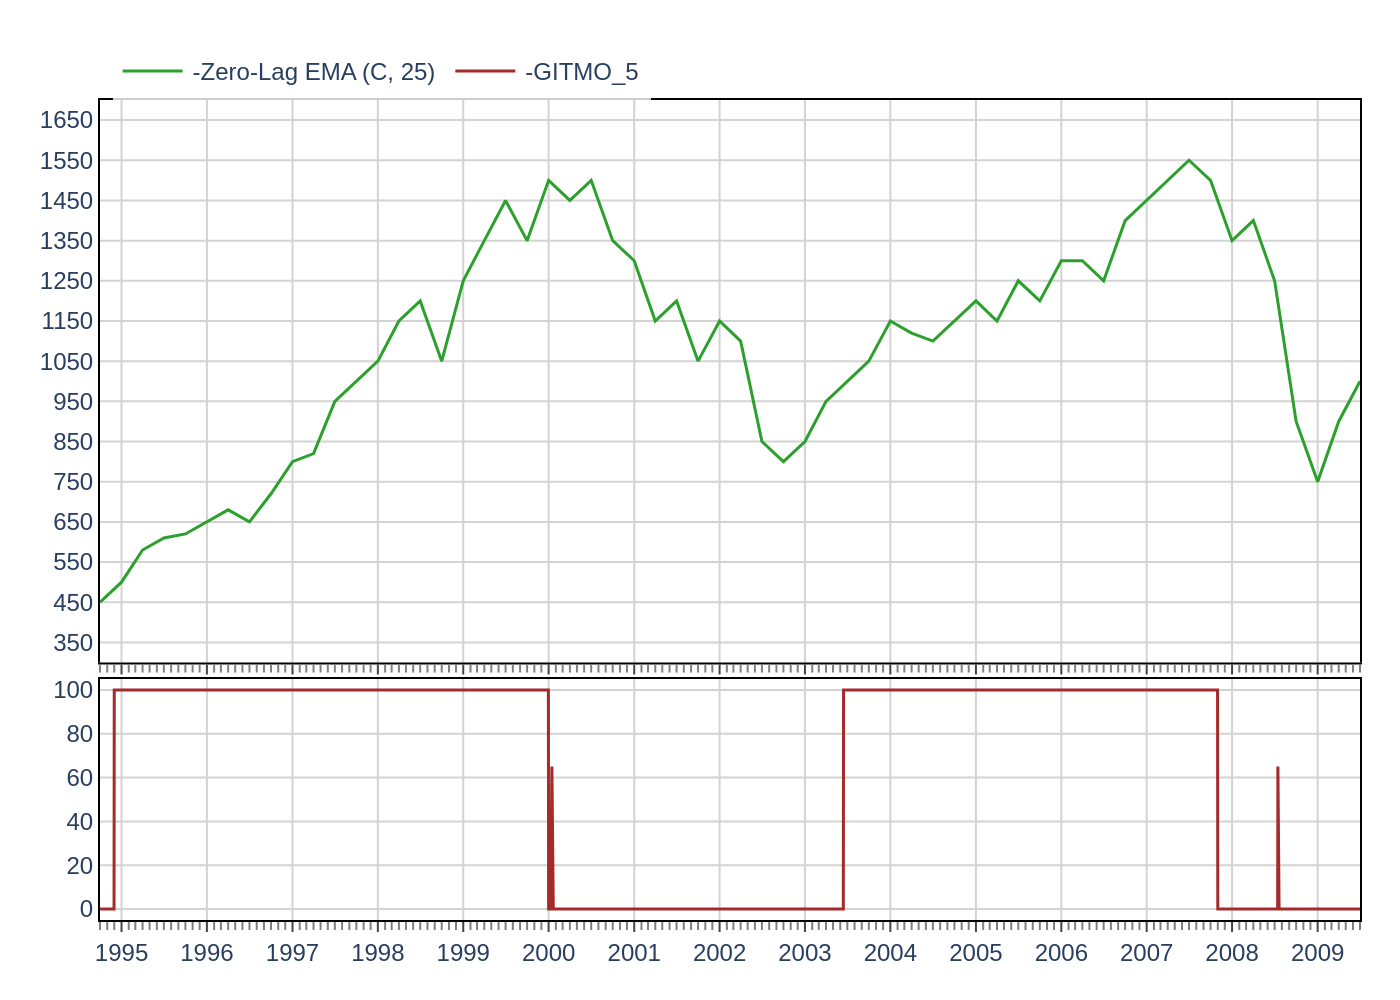

This chart was generated by the following Python code:
import sys
import json
import pathlib
import plotly.graph_objects as go
from plotly.subplots import make_subplots

# Check if the JSON file path is provided as a command-line argument
if len(sys.argv) != 2:
    print("Usage: python create_chart.py <path_to_json_file>")
    sys.exit(1)

# Get the JSON file path from the command-line arguments
json_path = sys.argv[1]

# Read the JSON file
try:
    with open(json_path, 'r', encoding='utf-8') as f:
        chart_config = json.load(f)
except FileNotFoundError:
    print(f"Error: JSON file not found at {json_path}")
    sys.exit(1)
except json.JSONDecodeError:
    print(f"Error: Could not decode JSON from {json_path}")
    sys.exit(1)

# Extract data and configurations from the JSON object
chart_data = chart_config.get('chart_data', [])
texts = chart_config.get('texts', {})
colors = chart_config.get('colors', {})

# Create a figure with two subplots, sharing the x-axis
fig = make_subplots(rows=2, cols=1,
                    shared_xaxes=True,
                    vertical_spacing=0.02,
                    row_heights=[0.7, 0.3])

# Add traces to the figure
for i, series in enumerate(chart_data):
    row_num = 1 if series.get('subplot') == 'y1' else 2
    fig.add_trace(
        go.Scatter(
            x=series.get('x'),
            y=series.get('y'),
            name=series.get('name'),
            mode='lines',
            line=dict(color=colors.get('series_colors', [])[i], width=1.5)
        ),
        row=row_num,
        col=1
    )

# Update the layout of the figure
fig.update_layout(
    font=dict(family="Arial", size=12),
    plot_bgcolor=colors.get('background_color', '#ffffff'),
    paper_bgcolor=colors.get('background_color', '#ffffff'),
    showlegend=True,
    legend=dict(
        orientation="h",
        yanchor="bottom",
        y=1.0,
        xanchor="left",
        x=0.01,
        bgcolor='rgba(255, 255, 255, 0.8)',
        bordercolor='rgba(0,0,0,0)'
    ),
    margin=dict(l=50, r=20, t=50, b=40)
)

# Update the axes' properties
grid_color = colors.get('grid_color', '#d3d3d3')

# Top subplot y-axis
fig.update_yaxes(
    range=[300, 1700],
    tick0=350,
    dtick=100,
    showgrid=True,
    gridcolor=grid_color,
    zeroline=False,
    showline=True,
    linewidth=1,
    linecolor='black',
    mirror=True,
    row=1, col=1
)

# Bottom subplot y-axis
fig.update_yaxes(
    range=[-5, 105],
    tickvals=[0, 20, 40, 60, 80, 100],
    showgrid=True,
    gridcolor=grid_color,
    zeroline=False,
    showline=True,
    linewidth=1,
    linecolor='black',
    mirror=True,
    row=2, col=1
)

# Shared x-axis (update on the bottom-most x-axis)
fig.update_xaxes(
    tickformat='%Y',
    dtick='M12',
    showgrid=True,
    gridcolor=grid_color,
    showline=True,
    linewidth=1,
    linecolor='black',
    mirror=True,
    ticks='outside',
    minor=dict(
        dtick="M1",
        ticklen=4,
        tickcolor="gray",
        showgrid=False
    )
)

# Hide x-axis labels and ticks for the top plot
fig.update_xaxes(showticklabels=False, row=1, col=1)

# Generate the output filename from the input JSON filename
output_filename = pathlib.Path(json_path).stem + ".png"

# Save the figure as a PNG image
fig.write_image(output_filename, scale=2)

print(f"Chart saved to {output_filename}")
